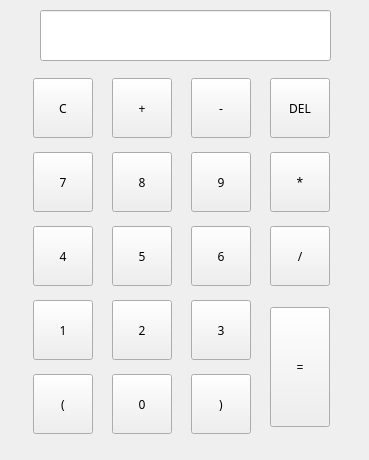
<?xml version="1.0" encoding="UTF-8"?>
<ui version="4.0">
 <class>Widget</class>
 <widget class="QWidget" name="Widget">
  <property name="geometry">
   <rect>
    <x>0</x>
    <y>0</y>
    <width>369</width>
    <height>460</height>
   </rect>
  </property>
  <property name="windowTitle">
   <string>Widget</string>
  </property>
  <widget class="QLineEdit" name="mainLineEdit">
   <property name="geometry">
    <rect>
     <x>40</x>
     <y>10</y>
     <width>291</width>
     <height>51</height>
    </rect>
   </property>
  </widget>
  <widget class="QWidget" name="">
   <property name="geometry">
    <rect>
     <x>20</x>
     <y>70</y>
     <width>326</width>
     <height>376</height>
    </rect>
   </property>
   <property name="minimumSize">
    <size>
     <width>241</width>
     <height>291</height>
    </size>
   </property>
   <layout class="QGridLayout" name="gridLayout">
    <item row="1" column="2">
     <widget class="QPushButton" name="nineButton">
      <property name="minimumSize">
       <size>
        <width>60</width>
        <height>60</height>
       </size>
      </property>
      <property name="maximumSize">
       <size>
        <width>60</width>
        <height>60</height>
       </size>
      </property>
      <property name="font">
       <font>
        <family>微软雅黑</family>
       </font>
      </property>
      <property name="text">
       <string>9</string>
      </property>
     </widget>
    </item>
    <item row="4" column="2">
     <widget class="QPushButton" name="rightButton">
      <property name="minimumSize">
       <size>
        <width>60</width>
        <height>60</height>
       </size>
      </property>
      <property name="maximumSize">
       <size>
        <width>60</width>
        <height>60</height>
       </size>
      </property>
      <property name="font">
       <font>
        <family>微软雅黑</family>
       </font>
      </property>
      <property name="text">
       <string>)</string>
      </property>
     </widget>
    </item>
    <item row="3" column="0">
     <widget class="QPushButton" name="oneButton">
      <property name="minimumSize">
       <size>
        <width>60</width>
        <height>60</height>
       </size>
      </property>
      <property name="maximumSize">
       <size>
        <width>60</width>
        <height>60</height>
       </size>
      </property>
      <property name="font">
       <font>
        <family>微软雅黑</family>
       </font>
      </property>
      <property name="text">
       <string>1</string>
      </property>
     </widget>
    </item>
    <item row="2" column="2">
     <widget class="QPushButton" name="sixButton">
      <property name="minimumSize">
       <size>
        <width>60</width>
        <height>60</height>
       </size>
      </property>
      <property name="maximumSize">
       <size>
        <width>60</width>
        <height>60</height>
       </size>
      </property>
      <property name="font">
       <font>
        <family>微软雅黑</family>
       </font>
      </property>
      <property name="text">
       <string>6</string>
      </property>
     </widget>
    </item>
    <item row="2" column="1">
     <widget class="QPushButton" name="fiveButton">
      <property name="minimumSize">
       <size>
        <width>60</width>
        <height>60</height>
       </size>
      </property>
      <property name="maximumSize">
       <size>
        <width>60</width>
        <height>60</height>
       </size>
      </property>
      <property name="font">
       <font>
        <family>微软雅黑</family>
       </font>
      </property>
      <property name="text">
       <string>5</string>
      </property>
     </widget>
    </item>
    <item row="4" column="1">
     <widget class="QPushButton" name="zeroButton">
      <property name="minimumSize">
       <size>
        <width>60</width>
        <height>60</height>
       </size>
      </property>
      <property name="maximumSize">
       <size>
        <width>60</width>
        <height>60</height>
       </size>
      </property>
      <property name="font">
       <font>
        <family>微软雅黑</family>
       </font>
      </property>
      <property name="text">
       <string>0</string>
      </property>
     </widget>
    </item>
    <item row="0" column="2">
     <widget class="QPushButton" name="subButton">
      <property name="minimumSize">
       <size>
        <width>60</width>
        <height>60</height>
       </size>
      </property>
      <property name="maximumSize">
       <size>
        <width>60</width>
        <height>60</height>
       </size>
      </property>
      <property name="font">
       <font>
        <family>微软雅黑</family>
       </font>
      </property>
      <property name="text">
       <string>-</string>
      </property>
     </widget>
    </item>
    <item row="4" column="0">
     <widget class="QPushButton" name="leftButton">
      <property name="minimumSize">
       <size>
        <width>60</width>
        <height>60</height>
       </size>
      </property>
      <property name="maximumSize">
       <size>
        <width>60</width>
        <height>60</height>
       </size>
      </property>
      <property name="font">
       <font>
        <family>微软雅黑</family>
       </font>
      </property>
      <property name="text">
       <string>(</string>
      </property>
     </widget>
    </item>
    <item row="3" column="2">
     <widget class="QPushButton" name="threeButton">
      <property name="minimumSize">
       <size>
        <width>60</width>
        <height>60</height>
       </size>
      </property>
      <property name="maximumSize">
       <size>
        <width>60</width>
        <height>60</height>
       </size>
      </property>
      <property name="font">
       <font>
        <family>微软雅黑</family>
       </font>
      </property>
      <property name="text">
       <string>3</string>
      </property>
     </widget>
    </item>
    <item row="1" column="3">
     <widget class="QPushButton" name="mulButton">
      <property name="minimumSize">
       <size>
        <width>60</width>
        <height>60</height>
       </size>
      </property>
      <property name="maximumSize">
       <size>
        <width>60</width>
        <height>60</height>
       </size>
      </property>
      <property name="font">
       <font>
        <family>微软雅黑</family>
       </font>
      </property>
      <property name="text">
       <string>*</string>
      </property>
     </widget>
    </item>
    <item row="0" column="3">
     <widget class="QPushButton" name="delButton">
      <property name="minimumSize">
       <size>
        <width>60</width>
        <height>60</height>
       </size>
      </property>
      <property name="maximumSize">
       <size>
        <width>60</width>
        <height>60</height>
       </size>
      </property>
      <property name="font">
       <font>
        <family>微软雅黑</family>
       </font>
      </property>
      <property name="text">
       <string>DEL</string>
      </property>
     </widget>
    </item>
    <item row="1" column="1">
     <widget class="QPushButton" name="eightButton">
      <property name="minimumSize">
       <size>
        <width>60</width>
        <height>60</height>
       </size>
      </property>
      <property name="maximumSize">
       <size>
        <width>60</width>
        <height>60</height>
       </size>
      </property>
      <property name="font">
       <font>
        <family>微软雅黑</family>
       </font>
      </property>
      <property name="text">
       <string>8</string>
      </property>
     </widget>
    </item>
    <item row="0" column="1">
     <widget class="QPushButton" name="addButton">
      <property name="minimumSize">
       <size>
        <width>60</width>
        <height>60</height>
       </size>
      </property>
      <property name="maximumSize">
       <size>
        <width>60</width>
        <height>60</height>
       </size>
      </property>
      <property name="font">
       <font>
        <family>微软雅黑</family>
       </font>
      </property>
      <property name="text">
       <string>+</string>
      </property>
     </widget>
    </item>
    <item row="0" column="0">
     <widget class="QPushButton" name="clearButton">
      <property name="minimumSize">
       <size>
        <width>60</width>
        <height>60</height>
       </size>
      </property>
      <property name="maximumSize">
       <size>
        <width>60</width>
        <height>60</height>
       </size>
      </property>
      <property name="font">
       <font>
        <family>微软雅黑</family>
       </font>
      </property>
      <property name="text">
       <string>C</string>
      </property>
     </widget>
    </item>
    <item row="2" column="3">
     <widget class="QPushButton" name="divButton">
      <property name="minimumSize">
       <size>
        <width>60</width>
        <height>60</height>
       </size>
      </property>
      <property name="maximumSize">
       <size>
        <width>60</width>
        <height>60</height>
       </size>
      </property>
      <property name="font">
       <font>
        <family>微软雅黑</family>
       </font>
      </property>
      <property name="text">
       <string>/</string>
      </property>
     </widget>
    </item>
    <item row="2" column="0">
     <widget class="QPushButton" name="fourButton">
      <property name="minimumSize">
       <size>
        <width>60</width>
        <height>60</height>
       </size>
      </property>
      <property name="maximumSize">
       <size>
        <width>60</width>
        <height>60</height>
       </size>
      </property>
      <property name="font">
       <font>
        <family>微软雅黑</family>
       </font>
      </property>
      <property name="text">
       <string>4</string>
      </property>
     </widget>
    </item>
    <item row="1" column="0">
     <widget class="QPushButton" name="sevenButton">
      <property name="minimumSize">
       <size>
        <width>60</width>
        <height>60</height>
       </size>
      </property>
      <property name="maximumSize">
       <size>
        <width>60</width>
        <height>60</height>
       </size>
      </property>
      <property name="font">
       <font>
        <family>微软雅黑</family>
       </font>
      </property>
      <property name="text">
       <string>7</string>
      </property>
     </widget>
    </item>
    <item row="3" column="1">
     <widget class="QPushButton" name="twoButton">
      <property name="minimumSize">
       <size>
        <width>60</width>
        <height>60</height>
       </size>
      </property>
      <property name="maximumSize">
       <size>
        <width>60</width>
        <height>60</height>
       </size>
      </property>
      <property name="font">
       <font>
        <family>微软雅黑</family>
       </font>
      </property>
      <property name="text">
       <string>2</string>
      </property>
     </widget>
    </item>
    <item row="3" column="3" rowspan="2">
     <widget class="QPushButton" name="equalButton">
      <property name="minimumSize">
       <size>
        <width>60</width>
        <height>120</height>
       </size>
      </property>
      <property name="maximumSize">
       <size>
        <width>60</width>
        <height>120</height>
       </size>
      </property>
      <property name="font">
       <font>
        <family>微软雅黑</family>
       </font>
      </property>
      <property name="text">
       <string>=</string>
      </property>
     </widget>
    </item>
   </layout>
  </widget>
 </widget>
 <resources/>
 <connections/>
</ui>
